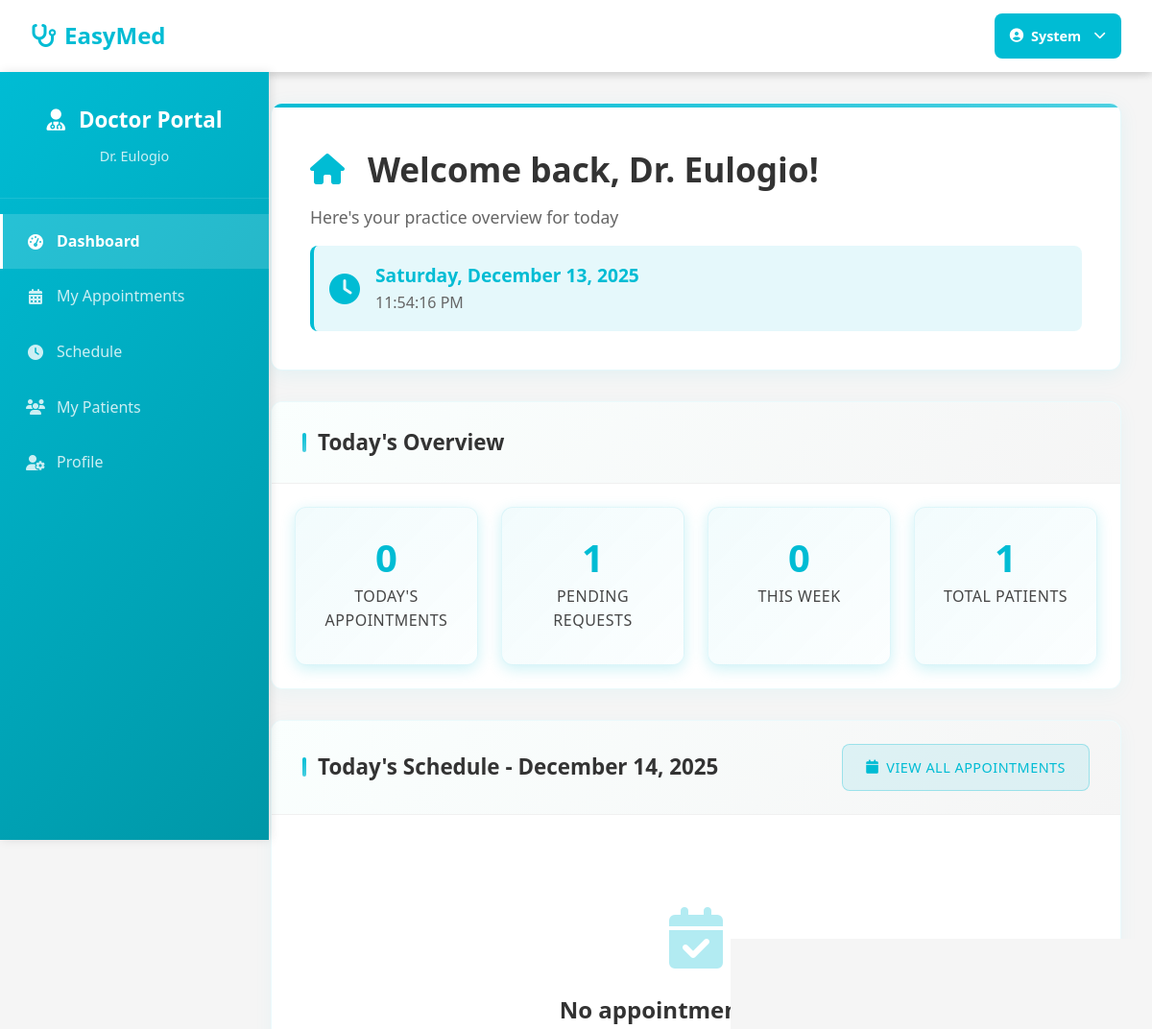
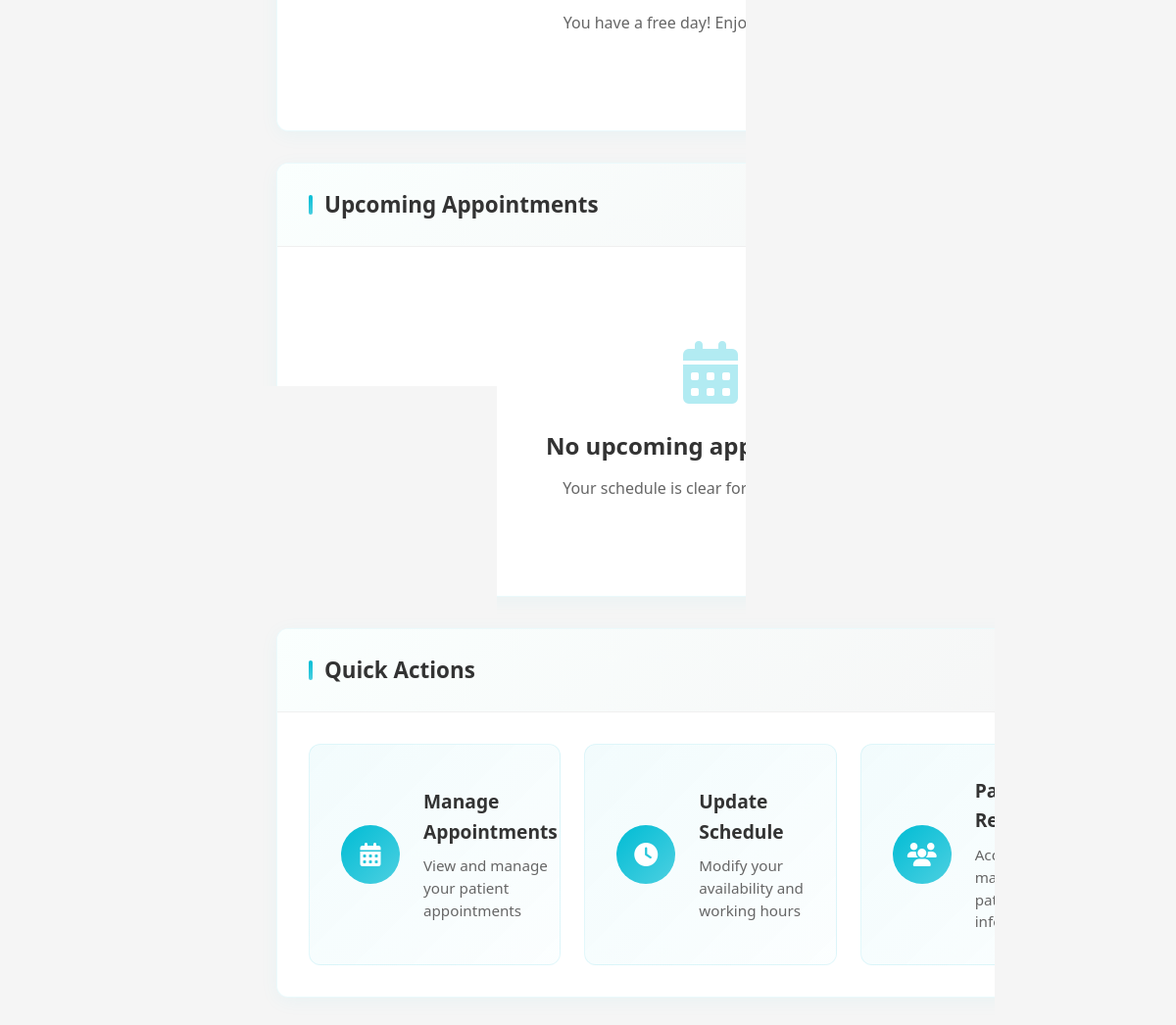
Before: /doctor/dashboard_doctor.php (signed in) with the older database file (2 pictures, top to bottom).
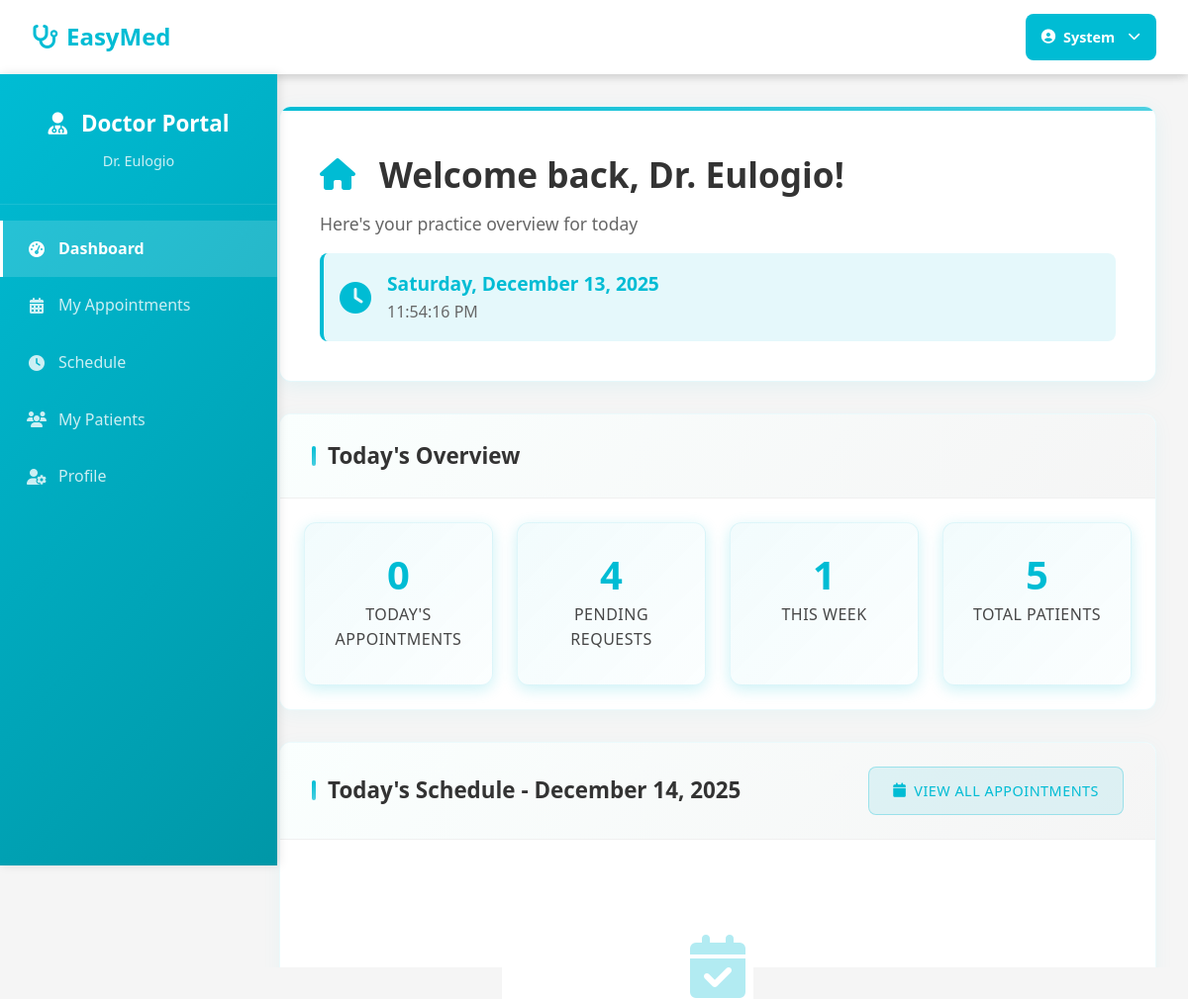
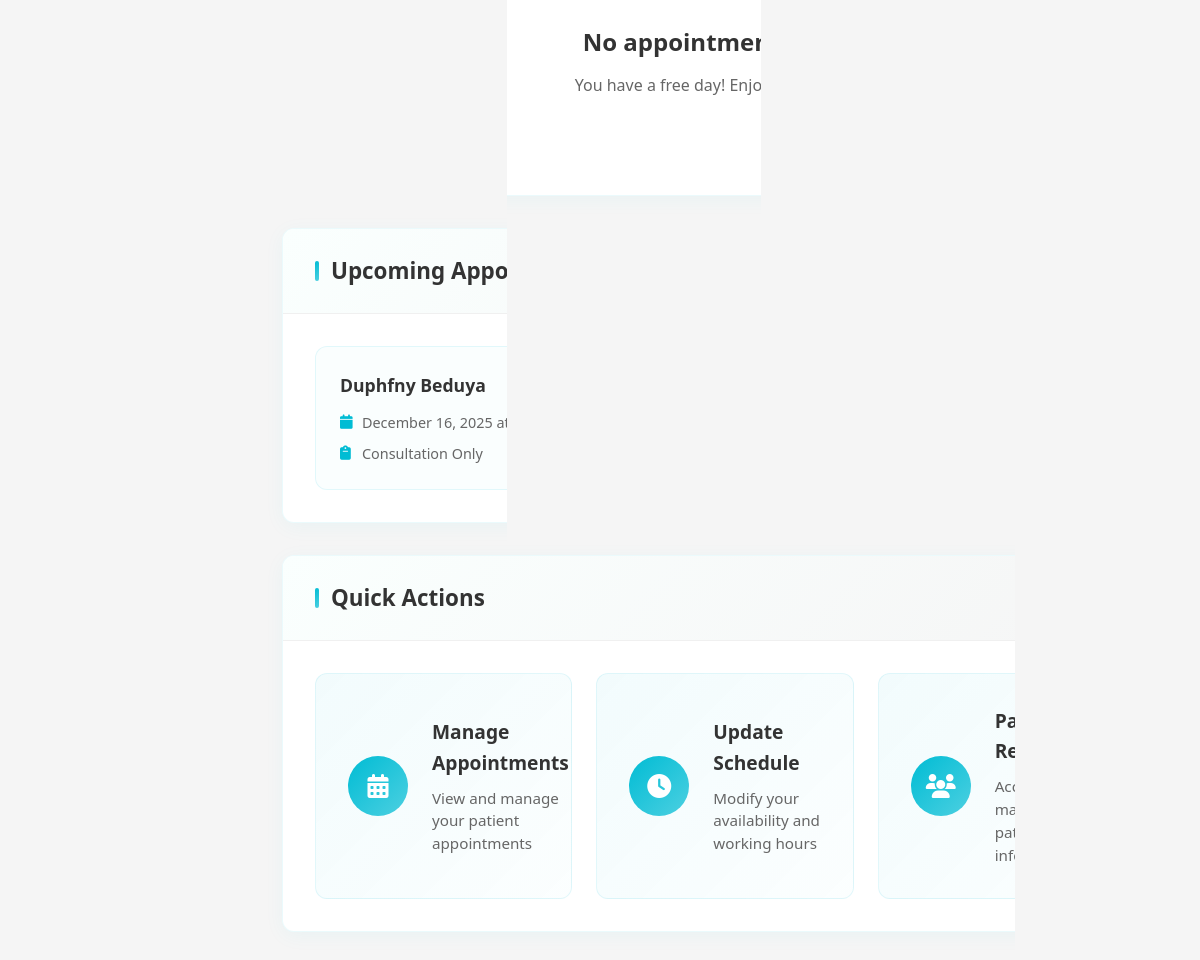
After: the same page with the newer database file (2 pictures, top to bottom).
### tables this page shows
CREATE TABLE "appointments" (
            id INTEGER PRIMARY KEY AUTOINCREMENT,
            patient_id INTEGER NOT NULL,
            doctor_id INTEGER NOT NULL,
            appointment_date DATE NOT NULL,
            appointment_time TIME NOT NULL,
            duration INTEGER,
            reason_for_visit TEXT,
            status TEXT CHECK(status IN ('pending', 'rescheduled', 'scheduled', 'completed', 'cancelled', 'no_show')) DEFAULT 'pending',
            notes TEXT,
            patient_info TEXT,
            created_at DATETIME DEFAULT CURRENT_TIMESTAMP,
            updated_at DATETIME DEFAULT CURRENT_TIMESTAMP
        );

CREATE TABLE users (
                    id INTEGER PRIMARY KEY AUTOINCREMENT,
                    username VARCHAR(50) UNIQUE NOT NULL,
                    email VARCHAR(100) UNIQUE NOT NULL,
                    password VARCHAR(255) NOT NULL,
                    first_name VARCHAR(50),
                    last_name VARCHAR(50),
                    profile_image VARCHAR(255),
                    role VARCHAR(20) DEFAULT 'patient' CHECK (role IN ('admin', 'doctor', 'patient')),
                    is_active INTEGER DEFAULT 1,
                    status VARCHAR(20) DEFAULT 'pending' CHECK (status IN ('active', 'inactive', 'pending')),
                    created_at DATETIME DEFAULT CURRENT_TIMESTAMP,
                    updated_at DATETIME DEFAULT CURRENT_TIMESTAMP
                , email_verified INTEGER DEFAULT 0, phone TEXT, date_of_birth TEXT, gender TEXT, address TEXT);

### includes/database.php (called while the page is built, shortened)
<?php
class Database {
    private $connection;
    private static $instance = null;
    public static function getInstance() {
        if (self::$instance === null) {
            self::$instance = new self();
        }
        return self::$instance;
    }
    private function connect() {
        try {
            if (DB_TYPE === 'sqlite') {
                $this->connection = new PDO(
                    "sqlite:" . SQLITE_PATH,
                    null,
                    null,
                    array(
                        PDO::ATTR_ERRMODE => PDO::ERRMODE_EXCEPTION,
                        PDO::ATTR_DEFAULT_FETCH_MODE => PDO::FETCH_ASSOC
                    )
                );
                $this->connection->exec('PRAGMA foreign_keys = ON');
            }
        } catch (PDOException $e) {
            die("Database connection failed: " . $e->getMessage());
        }
    }
    public function query($sql, $params = array()) {
        try {
            $stmt = $this->connection->prepare($sql);
            $stmt->execute($params);
            return $stmt;
        } catch (PDOException $e) {
            error_log("Database query error: " . $e->getMessage());
            throw $e;
        }
    }
    public function fetch($sql, $params = array()) {
        $stmt = $this->query($sql, $params);
        return $stmt->fetch();
    }
    public function fetchAll($sql, $params = array()) {
        $stmt = $this->query($sql, $params);
        return $stmt->fetchAll();
    }
}
?>

### includes/functions.php (called while the page is built, shortened)
<?php
require_once 'database.php';
function formatDate($date, $format = 'F j, Y') {
    $timestamp = strtotime($date);
    return date($format, $timestamp);
}
?>

### doctor/dashboard_doctor.php (the view, shortened to what the changed rows need)
<?php
require_once '../includes/functions.php';
$db = Database::getInstance();
$doctor_user_id = $_SESSION['user_id'];
$doctor_record = $db->fetch("SELECT id FROM doctors WHERE user_id = ?", [$doctor_user_id]);
$doctor_id = $doctor_record['id'];
$today_appointments = $db->fetchAll("
    SELECT a.*,
           a.reason_for_visit as reason_for_visit,
           u.first_name as patient_first_name, u.last_name as patient_last_name,
           p.phone as patient_phone, p.date_of_birth as patient_dob,
           a.patient_info
    FROM appointments a
    JOIN patients p ON a.patient_id = p.id
    JOIN users u ON p.user_id = u.id
    WHERE a.doctor_id = ? AND date(a.appointment_date) = date('now')
    ORDER BY a.appointment_time ASC
", [$doctor_id]);
$upcoming_appointments = $db->fetchAll("
    SELECT a.*,
           a.reason_for_visit as reason_for_visit,
           u.first_name as patient_first_name, u.last_name as patient_last_name,
           p.date_of_birth as patient_dob,
           a.patient_info
    FROM appointments a
    JOIN patients p ON a.patient_id = p.id
    JOIN users u ON p.user_id = u.id
    WHERE a.doctor_id = ?
    AND date(a.appointment_date) > date('now')
    AND date(a.appointment_date) <= date('now', '+7 days')
    AND a.status IN ('scheduled', 'confirmed', 'pending', 'rescheduled')
    ORDER BY a.appointment_date ASC, a.appointment_time ASC
    LIMIT 10
", [$doctor_id]);
$stats = [
    'today' => count($today_appointments),
    'pending' => $db->fetch("SELECT COUNT(*) as count FROM appointments WHERE doctor_id = ? AND status = 'pending'", [$doctor_id])['count'],
    'this_week' => $db->fetch("SELECT COUNT(*) as count FROM appointments WHERE doctor_id = ? AND date(appointment_date) > date('now') AND date(appointment_date) <= date('now', '+7 days')", [$doctor_id])['count'],
    'total_patients' => $db->fetch("SELECT COUNT(DISTINCT patient_id) as count FROM appointments WHERE doctor_id = ?", [$doctor_id])['count']
];
require_once '../includes/header.php';
?>
<div class="doctor-container">
    <div class="doctor-content">
        <div class="content-header">
            <h1><i class="fas fa-home"></i> Welcome back, Dr. <?php echo htmlspecialchars($_SESSION['first_name']); ?>!</h1>
        </div>
        <div class="content-section">
            <div class="section-header">
                <h2>Today's Overview</h2>
            </div>
            <div class="section-content stats-content">
                <div class="stats-row">
                    <div class="stat-item">
                        <div class="stat-number"><?php echo $stats['pending']; ?></div>
                        <div class="stat-label">Pending Requests</div>
                    </div>
                    <div class="stat-item">
                        <div class="stat-number"><?php echo $stats['this_week']; ?></div>
                        <div class="stat-label">This Week</div>
                    </div>
                    <div class="stat-item">
                        <div class="stat-number"><?php echo $stats['total_patients']; ?></div>
                        <div class="stat-label">Total Patients</div>
                    </div>
                </div>
            </div>
        </div>
        <div class="content-section">
            <div class="section-header">
                <h2>Today's Schedule - <?php echo formatDate(date('Y-m-d')); ?></h2>
            </div>
        </div>
        <div class="content-section">
            <div class="section-header">
                <h2>Upcoming Appointments</h2>
            </div>
            <div class="section-content">
                <?php if (empty($upcoming_appointments)): ?>
                    <div class="no-data">
                        <i class="fas fa-calendar-alt"></i>
                        <h3>No upcoming appointments</h3>
                        <p>Your schedule is clear for the next week.</p>
                    </div>
                <?php else: ?>
                    <div class="appointments-list">
                        <?php foreach ($upcoming_appointments as $appointment): ?>
                            <div class="appointment-card">
                                <div class="appointment-info">
                                    <div class="patient-info">
                                        <h4><?php echo htmlspecialchars($appointment['patient_first_name'] . ' ' . $appointment['patient_last_name']); ?></h4>
                                    </div>
                                    <div class="appointment-details">
                                        <div class="date-time">
                                            <i class="fas fa-calendar"></i>
                                            <?php echo formatDate($appointment['appointment_date']); ?> at <?php echo formatTime($appointment['appointment_time']); ?>
                                        </div>
                                        <div class="reason">
                                            <i class="fas fa-clipboard"></i>
                                            <?php echo htmlspecialchars($appointment['reason']); ?>
                                        </div>
                                    </div>
                                </div>
                                <div class="appointment-status">
                                    <span class="status-badge status-<?php echo $appointment['status']; ?>">
                                    </span>
                                </div>
                            </div>
                        <?php endforeach; ?>
                    </div>
                <?php endif; ?>
            </div>
        </div>
        <div class="content-section">
            <div class="section-header">
                <h2>Quick Actions</h2>
            </div>
        </div>
    </div>
</div>
</body>
</html>

Changed rows visible on the page:
added appointments: users.first_name+last_name "Duphfny Beduya", appointment_date "December 16, 2025", reason "Consultation Only"
Other visible differences:
$stats['pending']: "1" → "4"
$stats['this_week']: "0" → "1"
$stats['total_patients']: "1" → "5"
text no longer shown: "No upcoming appointments Your schedule is clear for the next week."
